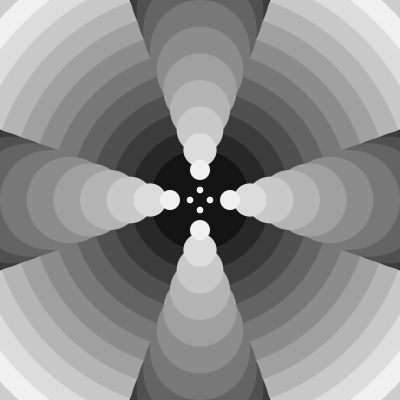
Frame 1 (no input)
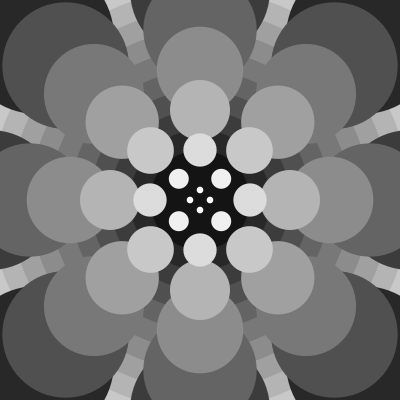
Frame 60 (the mouse pressed at the canvas centre just before this capture)
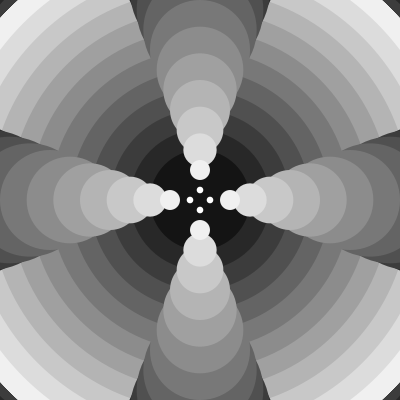
Frame 120 (the mouse held since frame 60 and released just before this capture)

The Processing sketch that drew these frames (run headless with seeded random() and noise(); from frame 60 on, the mouse is pressed at the canvas centre):

// Processing sketch: loop
// ── loop.pde

final static int speed = 2; // seconds per loop

void setup() {
  size(400, 400);
  noStroke();
}

void draw() {   
  translate(200, 200);

  for (int i = 0; i < 12; i++) { // background
    fill(240-20*i); //change 20 to 100 for wacky yellow (why is this?)
    ellipse(0, 0, 540-40*i, 540-40*i);
  }  
  for (int d = 270; d >= 10; d -= 20) { // circle of circles
    rotate(radians(frameCount % (speed * 60) * 90/(speed * 60)));
    fill(min(270-d, 255)); // this can be easily modified for rgb
    for (int i = -1; i < 2; i += 2) {   // individual circles
      ellipse(0, d*i, d/1.5, d/1.5);
      ellipse(d*i, 0, d/1.5, d/1.5);
    }
  }
}
